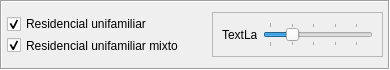
                     <widget class="QFrame" name="frame_4">
                      <property name="maximumSize">
                       <size>
                        <width>16777215</width>
                        <height>70</height>
                       </size>
                      </property>
                      <property name="frameShape">
                       <enum>QFrame::Box</enum>
                      </property>
                      <property name="frameShadow">
                       <enum>QFrame::Sunken</enum>
                      </property>
                      <layout class="QHBoxLayout" name="horizontalLayout_28">
                       <property name="spacing">
                        <number>5</number>
                       </property>
                       <property name="leftMargin">
                        <number>5</number>
                       </property>
                       <property name="topMargin">
                        <number>0</number>
                       </property>
                       <property name="rightMargin">
                        <number>5</number>
                       </property>
                       <property name="bottomMargin">
                        <number>0</number>
                       </property>
                       <item>
                        <widget class="QWidget" name="widget_3" native="true">
                         <property name="minimumSize">
                          <size>
                           <width>200</width>
                           <height>55</height>
                          </size>
                         </property>
                         <property name="maximumSize">
                          <size>
                           <width>180</width>
                           <height>55</height>
                          </size>
                         </property>
                         <layout class="QVBoxLayout" name="verticalLayout_54">
                          <property name="leftMargin">
                           <number>0</number>
                          </property>
                          <property name="rightMargin">
                           <number>0</number>
                          </property>
                          <item>
                           <widget class="QCheckBox" name="Checkbox_resi_unif">
                            <property name="maximumSize">
                             <size>
                              <width>2000</width>
                              <height>16777215</height>
                             </size>
                            </property>
                            <property name="cursor">
                             <cursorShape>ArrowCursor</cursorShape>
                            </property>
                            <property name="text">
                             <string>Residencial unifamiliar</string>
                            </property>
                            <property name="checked">
                             <bool>true</bool>
                            </property>
                           </widget>
                          </item>
                          <item>
                           <widget class="QCheckBox" name="Checkbox_resi_uni_mix">
                            <property name="sizePolicy">
                             <sizepolicy hsizetype="Preferred" vsizetype="Fixed">
                              <horstretch>0</horstretch>
                              <verstretch>0</verstretch>
                             </sizepolicy>
                            </property>
                            <property name="minimumSize">
                             <size>
                              <width>160</width>
                              <height>0</height>
                             </size>
                            </property>
                            <property name="maximumSize">
                             <size>
                              <width>180000</width>
                              <height>16777215</height>
                             </size>
                            </property>
                            <property name="text">
                             <string>Residencial unifamiliar mixto</string>
                            </property>
                            <property name="checked">
                             <bool>true</bool>
                            </property>
                           </widget>
                          </item>
                         </layout>
                        </widget>
                       </item>
                       <item>
                        <widget class="QFrame" name="frame_threshold_uni_mx">
                         <property name="maximumSize">
                          <size>
                           <width>200</width>
                           <height>45</height>
                          </size>
                         </property>
                         <property name="contextMenuPolicy">
                          <enum>Qt::DefaultContextMenu</enum>
                         </property>
                         <property name="frameShape">
                          <enum>QFrame::StyledPanel</enum>
                         </property>
                         <property name="frameShadow">
                          <enum>QFrame::Raised</enum>
                         </property>
                         <layout class="QHBoxLayout" name="horizontalLayout_13">
                          <item>
                           <widget class="QLabel" name="value_threshold_uni">
                            <property name="minimumSize">
                             <size>
                              <width>35</width>
                              <height>25</height>
                             </size>
                            </property>
                            <property name="maximumSize">
                             <size>
                              <width>35</width>
                              <height>25</height>
                             </size>
                            </property>
                            <property name="text">
                             <string>TextLabel</string>
                            </property>
                           </widget>
                          </item>
                          <item>
                           <widget class="QSlider" name="slider_threshold_uni">
                            <property name="minimumSize">
                             <size>
                              <width>110</width>
                              <height>0</height>
                             </size>
                            </property>
                            <property name="minimum">
                             <number>77</number>
                            </property>
                            <property name="maximum">
                             <number>99</number>
                            </property>
                            <property name="singleStep">
                             <number>10</number>
                            </property>
                            <property name="pageStep">
                             <number>10</number>
                            </property>
                            <property name="value">
                             <number>82</number>
                            </property>
                            <property name="tracking">
                             <bool>true</bool>
                            </property>
                            <property name="orientation">
                             <enum>Qt::Horizontal</enum>
                            </property>
                            <property name="tickPosition">
                             <enum>QSlider::TicksBothSides</enum>
                            </property>
                            <property name="tickInterval">
                             <number>5</number>
                            </property>
                           </widget>
                          </item>
                         </layout>
                        </widget>
                       </item>
                      </layout>
                     </widget>
